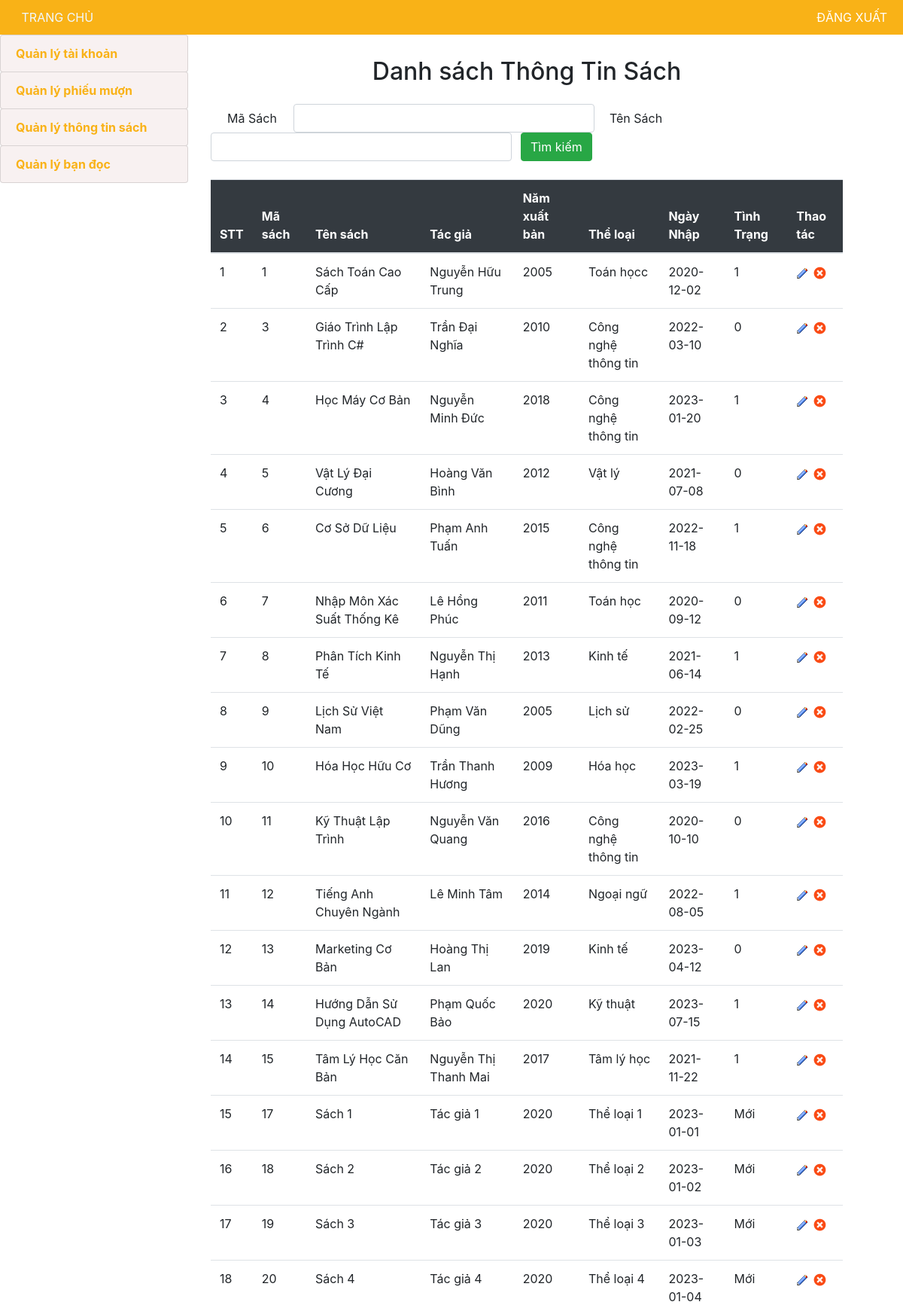
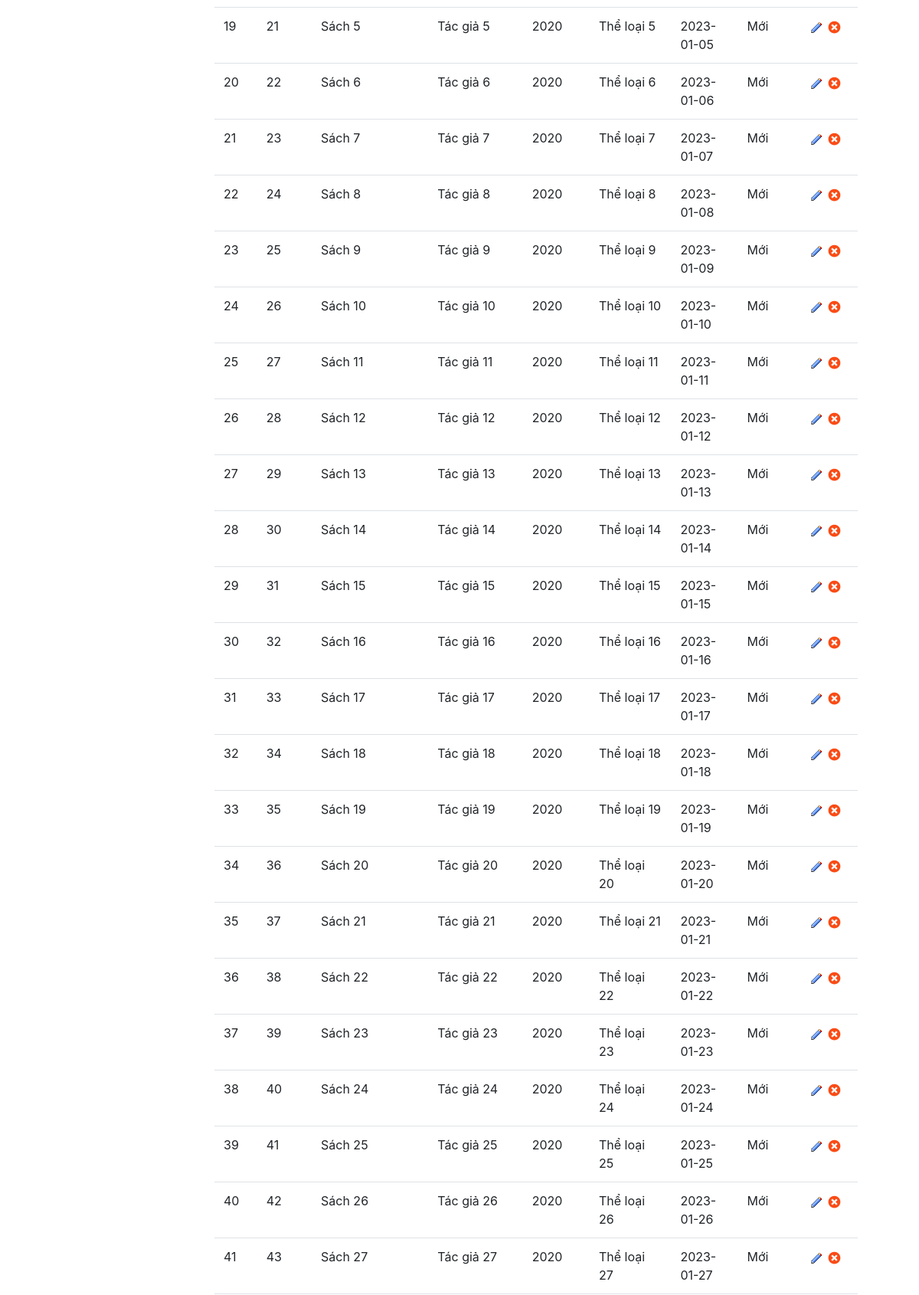
The page /danhsachttinsach_c (signed in, upper part) on the database its author committed (2 pictures, top to bottom).
### tables this page shows
CREATE TABLE `ttinsach` (
  `masach` int(20) NOT NULL,
  `tensach` varchar(100) NOT NULL,
  `tacgia` varchar(100) NOT NULL,
  `namxb` varchar(100) NOT NULL,
  `theloai` varchar(100) NOT NULL,
  `ngaynhap` date NOT NULL,
  `tinhtrang` varchar(100) NOT NULL
);

### MVC/Core/controller.php (called while the page is built, shortened)
<?php
class controller{
    public function model($model){
        return new $model;
    }
    public function view($view,$data=[]){
        include_once './MVC/Views/'.$view.'.php';
    }
}
?>

### MVC/Controllers/danhsachttinsach_c.php (called while the page is built, shortened)
<?php
class danhsachttinsach_c extends controller{
    private $dslv;
    function __construct()
    {
        $this->dslv=$this->model('ttinsach_m');
    }
    function Get_data(){
        $this->view('Masterlayout',[
            'page'=>'danhsachttinsach_v',
            'dulieu'=>$this->dslv->ttinsach_find('',''),
        ]);
    }
}
?>

### MVC/Core/app.php (called while the page is built, shortened)
<?php
    class app{
        protected $action='Get_data';
        function __construct()
        {
            $arr=$this->processURL();
            if($arr!=null){
                if(file_exists('./MVC/Controllers/'.$arr[0].'.php')){
                    $this->controller=$arr[0];
                    unset($arr[0]);
                }
            }
            $this->controller=new $this->controller;
            $this->param=$arr?array_values($arr):[];
            call_user_func_array([$this->controller,$this->action],$this->param);
        }
        function processURL(){
            if(isset($_GET['url'])){
              return explode('/', filter_var(trim($_GET['url']),FILTER_DEFAULT));
            }
        }
    }
?>

### index.php (called while the page is built, shortened)
<?php
    $myapp = new app();
?>

### MVC/Core/connectDB.php (called while the page is built, shortened)
<?php
class connectDB{
    protected $server='localhost';
    protected $user='root';
    protected $pass='';
    protected $db='quanlythuvien';
    function __construct()
    {
        $this->con=mysqli_connect($this->server,$this->user,$this->pass,$this->db);
    }
}
?>

### MVC/Models/ttinsach_m.php (called while the page is built, shortened)
<?php
    class ttinsach_m extends connectDB{
        function ttinsach_find($ms,$ts){
            $sql="SELECT * FROM ttinsach
            WHERE masach like '%$ms%' AND
            tensach like '%$ts%'";
            return mysqli_query($this->con,$sql);
        }
    }
?>

### MVC/Views/Pages/danhsachttinsach_v.php (the view, shortened to what this page needs)
<!DOCTYPE html>
<html lang="en">
<head>
</head>
<body>
    <form method="post" action="http://localhost/quanlythuvien/danhsachttinsach_c/timkiem">
    <h2 style="margin-bottom: 24px;text-align: center;font-weight: 500;">Danh sách Thông Tin Sách</h2>
        <div class="form-inline">
            <label style="width:110px;">Mã Sách</label>
            <input style="width:400px;" type="text" class="form-control" name="txtmasach"
            value="<?php if(isset($data['ms'])) echo $data['ms'] ?>">
            <label style="width:110px;">Tên Sách</label>
            <input style="width:400px;" type="text" class="form-control" name="txttensach"
            value="<?php if(isset($data['ts'])) echo $data['ts'] ?>">
            <button style="margin-left: 12px" type="submit" class="btn btn-success" name="btnTimkiem">Tìm kiếm</button>
        </div>
        <br>
        <table class="table table-striped">
            <thead>
                <tr>
                    <th style="color:white;background-color: #343a40;">STT</th>
                    <th style="color:white;background-color: #343a40;">Mã sách</th>
                    <th style="color:white;background-color: #343a40;">Tên sách</th>
                    <th style="color:white;background-color: #343a40;">Tác giả</th>
                    <th style="color:white;background-color: #343a40;">Năm xuất bản</th>
                    <th style="color:white;background-color: #343a40;">Thể loại</th>
                    <th style="color:white;background-color: #343a40;">Ngày Nhập</th>
                    <th style="color:white;background-color: #343a40;">Tình Trạng</th>
                    <th style="color:white;background-color: #343a40;">Thao tác</th>
                </tr>
            </thead>
            <tbody>
               <?php
                if(isset($data['dulieu'])&&mysqli_num_rows($data['dulieu'])>0){
                    $i=0;
                    while($row=mysqli_fetch_assoc($data['dulieu'])){
               ?>
                    <tr >
                        <td style="background:#ffffff"><?php echo (++$i) ?></td>
                        <td style="background:#ffffff"><?php echo $row['masach'] ?></td>
                        <td style="background:#ffffff"><?php echo $row['tensach'] ?></td>
                        <td style="background:#ffffff"><?php echo $row['tacgia'] ?></td>
                        <td style="background:#ffffff"><?php echo $row['namxb'] ?></td>
                        <td style="background:#ffffff"><?php echo $row['theloai'] ?></td>
                        <td style="background:#ffffff"><?php echo $row['ngaynhap'] ?></td>
                        <td style="background:#ffffff"><?php echo $row['tinhtrang'] ?></td>
                        <td style="background:#ffffff">
                            <a href="http://localhost/quanlythuvien/danhsachttinsach_c/sua/<?php echo $row['masach'] ?>">
                                <img src="http://localhost/quanlythuvien/Public/Pictures/edit.gif" alt="">
                            </a>
                            <a href="http://localhost/quanlythuvien/danhsachttinsach_c/xoa/<?php echo $row['masach'] ?>">
                                <img src="http://localhost/quanlythuvien/Public/Pictures/13.png" alt="">
                            </a>
                        </td>
                    </tr>
               <?php
                    }
                }
               ?>
            </tbody>
        </table>
    </form>
</body>
</html>

### MVC/Views/Masterlayout.php (shortened to what this page needs)
<!DOCTYPE html>
<html lang="en">
<head>
    <link rel="stylesheet" href="http://localhost/quanlythuvien/Public/Css/bootstrap.min.css">
    <link rel="stylesheet" href="http://localhost/quanlythuvien/Public/Css./csstrangchu.css">
    <link rel="stylesheet" href="http://localhost/quanlythuvien/Public/Pictures/logoqlkvc.png">
</head>
<body>
    <div id="header">
        <ul id="theul">
            <li><a href="http://localhost/quanlythuvien/">Trang chủ</a></li>
        </ul>
        <div class="logout">
            <a href="#" id="logout-link" class="btn-logout">ĐĂNG XUẤT</a>
        </div>
    </div>
    <div class="row content">
        <div class="menu_left1" style="width: 250px;">
            <div class="list-group">
                <a style="background: #f8f1f1;font-weight:bold;text-align:left;" href = "#" class = "list-group-item btn btn-link" data-toggle="collapse" data-target="#target1">Quản lý tài khoản</a>
                <a style="background: #f8f1f1; font-weight:bold;text-align:left;" href = "#" class = "list-group-item btn btn-link" data-toggle="collapse" data-target="#target2">Quản lý phiếu mượn</a>
                <a style="background:#f8f1f1;font-weight:bold;text-align:left;" href = "#" class = "list-group-item btn btn-link" data-toggle="collapse" data-target="#target3">Quản lý thông tin sách</a>
                <a style="background:#f8f1f1;font-weight:bold;text-align:left;" href = "#" class = "list-group-item btn btn-link" data-toggle="collapse" data-target="#target4">Quản lý bạn đọc</a>
            </div>
        </div>
        <div class="content1">
            <?php
                include_once './MVC/Views/Pages/'.$data['page'].'.php';
            ?>
        </div>
    </div>
</body>
</html>

### Public/Css/csstrangchu.css (style rules this page uses)
* { padding: 0; margin: 0; box-sizing: border-box; }
html { font-family: Arial, Helvetica, sans-serif; }
#theul ,.subnav { list-style-type: none; }
#theul { display: inline-block; }
#header { height: 46px; background-color: #f9b217; top: 0; left: 0; right: 0; z-index: 1; position: fixed; }
#theul li { display: inline-block; position: relative; }
#theul > li > a { color: aliceblue; text-transform: uppercase; }
#theul li a { text-decoration: none; line-height: 46px; padding: 0 24px; display: inline-block; }
#header .logout { float: right; }
#header .btn-logout { color: white; line-height: 46px; padding: 0 21px; text-decoration: none; }
.menu_left1 { width: 300px; float: left; margin-left: 15px; font-weight: bold; margin-top: 46px; }
.content1 { width: calc(100% - 300px); padding: 30px; margin-top: 46px; }
.row { margin-right: 15px; }
.btn-link { font-weight: 400; color: #f9b217; background-color: transparent; }
a { color: #f9b217; }

### MVC/Views/Masterlayout.php (style rules this page uses)
body { display: flex; flex-direction: column; min-height: 100vh; }
.content { flex: 1; }

### rows shown on the page
ttinsach: masach "1", tensach "Sách Toán Cao Cấp", tacgia "Nguyễn Hữu Trung", namxb "2005", theloai "Toán họcc", ngaynhap "2020-12-02", tinhtrang "1"
ttinsach: masach "3", tensach "Giáo Trình Lập Trình C#", tacgia "Trần Đại Nghĩa", namxb "2010", theloai "Công nghệ thông tin", ngaynhap "2022-03-10", tinhtrang "0"
ttinsach: masach "4", tensach "Học Máy Cơ Bản", tacgia "Nguyễn Minh Đức", namxb "2018", theloai "Công nghệ thông tin", ngaynhap "2023-01-20", tinhtrang "1"
ttinsach: masach "5", tensach "Vật Lý Đại Cương", tacgia "Hoàng Văn Bình", namxb "2012", theloai "Vật lý", ngaynhap "2021-07-08", tinhtrang "0"
ttinsach: masach "6", tensach "Cơ Sở Dữ Liệu", tacgia "Phạm Anh Tuấn", namxb "2015", theloai "Công nghệ thông tin", ngaynhap "2022-11-18", tinhtrang "1"
ttinsach: masach "7", tensach "Nhập Môn Xác Suất Thống Kê", tacgia "Lê Hồng Phúc", namxb "2011", theloai "Toán học", ngaynhap "2020-09-12", tinhtrang "0"
ttinsach: masach "8", tensach "Phân Tích Kinh Tế", tacgia "Nguyễn Thị Hạnh", namxb "2013", theloai "Kinh tế", ngaynhap "2021-06-14", tinhtrang "1"
ttinsach: masach "9", tensach "Lịch Sử Việt Nam", tacgia "Phạm Văn Dũng", namxb "2005", theloai "Lịch sử", ngaynhap "2022-02-25", tinhtrang "0"
ttinsach: masach "10", tensach "Hóa Học Hữu Cơ", tacgia "Trần Thanh Hương", namxb "2009", theloai "Hóa học", ngaynhap "2023-03-19", tinhtrang "1"
ttinsach: masach "11", tensach "Kỹ Thuật Lập Trình", tacgia "Nguyễn Văn Quang", namxb "2016", theloai "Công nghệ thông tin", ngaynhap "2020-10-10", tinhtrang "0"
ttinsach: masach "12", tensach "Tiếng Anh Chuyên Ngành", tacgia "Lê Minh Tâm", namxb "2014", theloai "Ngoại ngữ", ngaynhap "2022-08-05", tinhtrang "1"
ttinsach: masach "13", tensach "Marketing Cơ Bản", tacgia "Hoàng Thị Lan", namxb "2019", theloai "Kinh tế", ngaynhap "2023-04-12", tinhtrang "0"
ttinsach: masach "14", tensach "Hướng Dẫn Sử Dụng AutoCAD", tacgia "Phạm Quốc Bảo", namxb "2020", theloai "Kỹ thuật", ngaynhap "2023-07-15", tinhtrang "1"
ttinsach: masach "15", tensach "Tâm Lý Học Căn Bản", tacgia "Nguyễn Thị Thanh Mai", namxb "2017", theloai "Tâm lý học", ngaynhap "2021-11-22", tinhtrang "1"
ttinsach: masach "17", tensach "Sách 1", tacgia "Tác giả 1", namxb "2020", theloai "Thể loại 1", ngaynhap "2023-01-01", tinhtrang "Mới"
ttinsach: masach "18", tensach "Sách 2", tacgia "Tác giả 2", namxb "2020", theloai "Thể loại 2", ngaynhap "2023-01-02", tinhtrang "Mới"
ttinsach: masach "19", tensach "Sách 3", tacgia "Tác giả 3", namxb "2020", theloai "Thể loại 3", ngaynhap "2023-01-03", tinhtrang "Mới"
ttinsach: masach "20", tensach "Sách 4", tacgia "Tác giả 4", namxb "2020", theloai "Thể loại 4", ngaynhap "2023-01-04", tinhtrang "Mới"
ttinsach: masach "21", tensach "Sách 5", tacgia "Tác giả 5", namxb "2020", theloai "Thể loại 5", ngaynhap "2023-01-05", tinhtrang "Mới"
ttinsach: masach "22", tensach "Sách 6", tacgia "Tác giả 6", namxb "2020", theloai "Thể loại 6", ngaynhap "2023-01-06", tinhtrang "Mới"
ttinsach: masach "23", tensach "Sách 7", tacgia "Tác giả 7", namxb "2020", theloai "Thể loại 7", ngaynhap "2023-01-07", tinhtrang "Mới"
ttinsach: masach "24", tensach "Sách 8", tacgia "Tác giả 8", namxb "2020", theloai "Thể loại 8", ngaynhap "2023-01-08", tinhtrang "Mới"
ttinsach: masach "25", tensach "Sách 9", tacgia "Tác giả 9", namxb "2020", theloai "Thể loại 9", ngaynhap "2023-01-09", tinhtrang "Mới"
ttinsach: masach "26", tensach "Sách 10", tacgia "Tác giả 10", namxb "2020", theloai "Thể loại 10", ngaynhap "2023-01-10", tinhtrang "Mới"
ttinsach: masach "27", tensach "Sách 11", tacgia "Tác giả 11", namxb "2020", theloai "Thể loại 11", ngaynhap "2023-01-11", tinhtrang "Mới"
ttinsach: masach "28", tensach "Sách 12", tacgia "Tác giả 12", namxb "2020", theloai "Thể loại 12", ngaynhap "2023-01-12", tinhtrang "Mới"
ttinsach: masach "29", tensach "Sách 13", tacgia "Tác giả 13", namxb "2020", theloai "Thể loại 13", ngaynhap "2023-01-13", tinhtrang "Mới"
ttinsach: masach "30", tensach "Sách 14", tacgia "Tác giả 14", namxb "2020", theloai "Thể loại 14", ngaynhap "2023-01-14", tinhtrang "Mới"
ttinsach: masach "31", tensach "Sách 15", tacgia "Tác giả 15", namxb "2020", theloai "Thể loại 15", ngaynhap "2023-01-15", tinhtrang "Mới"
ttinsach: masach "32", tensach "Sách 16", tacgia "Tác giả 16", namxb "2020", theloai "Thể loại 16", ngaynhap "2023-01-16", tinhtrang "Mới"
ttinsach: masach "33", tensach "Sách 17", tacgia "Tác giả 17", namxb "2020", theloai "Thể loại 17", ngaynhap "2023-01-17", tinhtrang "Mới"
ttinsach: masach "34", tensach "Sách 18", tacgia "Tác giả 18", namxb "2020", theloai "Thể loại 18", ngaynhap "2023-01-18", tinhtrang "Mới"
ttinsach: masach "35", tensach "Sách 19", tacgia "Tác giả 19", namxb "2020", theloai "Thể loại 19", ngaynhap "2023-01-19", tinhtrang "Mới"
ttinsach: masach "36", tensach "Sách 20", tacgia "Tác giả 20", namxb "2020", theloai "Thể loại 20", ngaynhap "2023-01-20", tinhtrang "Mới"
ttinsach: masach "37", tensach "Sách 21", tacgia "Tác giả 21", namxb "2020", theloai "Thể loại 21", ngaynhap "2023-01-21", tinhtrang "Mới"
ttinsach: masach "38", tensach "Sách 22", tacgia "Tác giả 22", namxb "2020", theloai "Thể loại 22", ngaynhap "2023-01-22", tinhtrang "Mới"
ttinsach: masach "39", tensach "Sách 23", tacgia "Tác giả 23", namxb "2020", theloai "Thể loại 23", ngaynhap "2023-01-23", tinhtrang "Mới"
ttinsach: masach "40", tensach "Sách 24", tacgia "Tác giả 24", namxb "2020", theloai "Thể loại 24", ngaynhap "2023-01-24", tinhtrang "Mới"
ttinsach: masach "41", tensach "Sách 25", tacgia "Tác giả 25", namxb "2020", theloai "Thể loại 25", ngaynhap "2023-01-25", tinhtrang "Mới"
ttinsach: masach "42", tensach "Sách 26", tacgia "Tác giả 26", namxb "2020", theloai "Thể loại 26", ngaynhap "2023-01-26", tinhtrang "Mới"
ttinsach: masach "43", tensach "Sách 27", tacgia "Tác giả 27", namxb "2020", theloai "Thể loại 27", ngaynhap "2023-01-27", tinhtrang "Mới"
